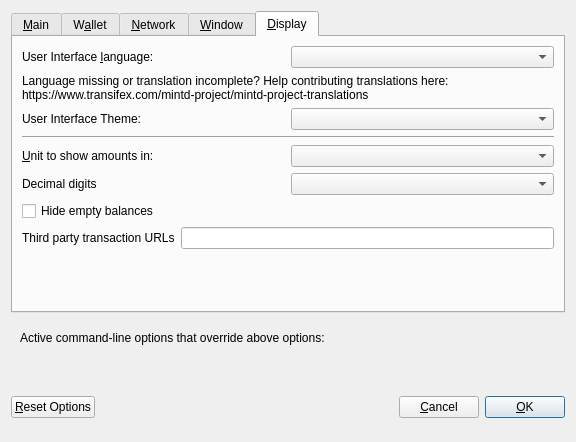
<?xml version="1.0" encoding="UTF-8"?>
<ui version="4.0">
 <class>OptionsDialog</class>
 <widget class="QDialog" name="OptionsDialog">
  <property name="geometry">
   <rect>
    <x>0</x>
    <y>0</y>
    <width>576</width>
    <height>442</height>
   </rect>
  </property>
  <property name="windowTitle">
   <string>Options</string>
  </property>
  <property name="modal">
   <bool>true</bool>
  </property>
  <layout class="QVBoxLayout" name="verticalLayout">
   <item>
    <widget class="QTabWidget" name="tabWidget">
     <property name="currentIndex">
      <number>4</number>
     </property>
     <widget class="QWidget" name="tabMain">
      <attribute name="title">
       <string>&amp;Main</string>
      </attribute>
      <layout class="QVBoxLayout" name="verticalLayout_Main">
       <item>
        <widget class="QCheckBox" name="bitcoinAtStartup">
         <property name="toolTip">
          <string>Automatically start MINTD after logging in to the system.</string>
         </property>
         <property name="text">
          <string>&amp;Start MINTD on system login</string>
         </property>
        </widget>
       </item>
       <item>
        <layout class="QHBoxLayout" name="horizontalLayout_2_Main">
         <item>
          <widget class="QLabel" name="databaseCacheLabel">
           <property name="text">
            <string>Size of &amp;database cache</string>
           </property>
           <property name="textFormat">
            <enum>Qt::PlainText</enum>
           </property>
           <property name="buddy">
            <cstring>databaseCache</cstring>
           </property>
          </widget>
         </item>
         <item>
          <widget class="QSpinBox" name="databaseCache"/>
         </item>
         <item>
          <widget class="QLabel" name="databaseCacheUnitLabel">
           <property name="text">
            <string>MB</string>
           </property>
           <property name="textFormat">
            <enum>Qt::PlainText</enum>
           </property>
          </widget>
         </item>
         <item>
          <spacer name="horizontalSpacer_2_Main">
           <property name="orientation">
            <enum>Qt::Horizontal</enum>
           </property>
           <property name="sizeHint" stdset="0">
            <size>
             <width>40</width>
             <height>20</height>
            </size>
           </property>
          </spacer>
         </item>
        </layout>
       </item>
       <item>
        <layout class="QHBoxLayout" name="horizontalLayout_3_Main">
         <item>
          <widget class="QLabel" name="threadsScriptVerifLabel">
           <property name="text">
            <string>Number of script &amp;verification threads</string>
           </property>
           <property name="textFormat">
            <enum>Qt::PlainText</enum>
           </property>
           <property name="buddy">
            <cstring>threadsScriptVerif</cstring>
           </property>
          </widget>
         </item>
         <item>
          <widget class="QSpinBox" name="threadsScriptVerif">
           <property name="toolTip">
            <string>(0 = auto, &lt;0 = leave that many cores free)</string>
           </property>
          </widget>
         </item>
         <item>
          <spacer name="horizontalSpacer_3_Main">
           <property name="orientation">
            <enum>Qt::Horizontal</enum>
           </property>
           <property name="sizeHint" stdset="0">
            <size>
             <width>40</width>
             <height>20</height>
            </size>
           </property>
          </spacer>
         </item>
        </layout>
       </item>
       <item>
        <spacer name="verticalSpacer_2">
         <property name="orientation">
          <enum>Qt::Vertical</enum>
         </property>
         <property name="sizeHint" stdset="0">
          <size>
           <width>20</width>
           <height>40</height>
          </size>
         </property>
        </spacer>
       </item>
       <item>
        <widget class="QCheckBox" name="checkBoxZeromintEnable">
         <property name="toolTip">
          <string>Enable automatic minting of MINTD units to zMINTD</string>
         </property>
         <property name="layoutDirection">
          <enum>Qt::LeftToRight</enum>
         </property>
         <property name="text">
          <string>Enable zMINTD Automint</string>
         </property>
        </widget>
       </item>
       <item>
        <layout class="QHBoxLayout" name="horizontalLayout_3">
         <item>
          <widget class="QLabel" name="percentage_label">
           <property name="toolTip">
            <string>Percentage of incoming MINTD which get automatically converted to zMINTD via Zerocoin Protocol (min: 10%)</string>
           </property>
           <property name="text">
            <string>Percentage of autominted zMINTD</string>
           </property>
          </widget>
         </item>
         <item>
          <widget class="QSpinBox" name="zeromintPercentage">
           <property name="minimum">
            <number>1</number>
           </property>
           <property name="maximum">
            <number>100</number>
           </property>
          </widget>
         </item>
        </layout>
       </item>
       <item>
        <layout class="QHBoxLayout" name="horizontalLayout" stretch="0,0">
         <property name="sizeConstraint">
          <enum>QLayout::SetFixedSize</enum>
         </property>
         <item>
          <widget class="QLabel" name="labelPreferredDenom">
           <property name="maximumSize">
            <size>
             <width>16777215</width>
             <height>16777215</height>
            </size>
           </property>
           <property name="toolTip">
            <string>Wait with automatic conversion to Zerocoin until enough MINTD for this denomination is available</string>
           </property>
           <property name="text">
            <string>Preferred Automint zMINTD Denomination</string>
           </property>
          </widget>
         </item>
         <item>
          <widget class="QComboBox" name="preferredDenom">
           <property name="maximumSize">
            <size>
             <width>16777215</width>
             <height>27</height>
            </size>
           </property>
           <property name="toolTip">
            <string>Wait with automatic conversion to Zerocoin until enough MINTD for this denomination is available</string>
           </property>
           <property name="maxVisibleItems">
            <number>9</number>
           </property>
           <property name="maxCount">
            <number>9</number>
           </property>
          </widget>
         </item>
        </layout>
       </item>
      </layout>
     </widget>
     <widget class="QWidget" name="tabWallet">
      <attribute name="title">
       <string>W&amp;allet</string>
      </attribute>
      <layout class="QVBoxLayout" name="verticalLayout_Wallet">
       <item>
        <layout class="QHBoxLayout" name="horizontalLayout_2_Wallet">
         <item>
          <widget class="QLabel" name="labelStakeSplitThresholdText">
           <property name="text">
            <string>Stake split threshold:</string>
           </property>
          </widget>
         </item>
         <item>
          <widget class="QSpinBox" name="spinBoxStakeSplitThreshold">
           <property name="minimum">
            <number>1</number>
           </property>
           <property name="maximum">
            <number>999999</number>
           </property>
          </widget>
         </item>
        </layout>
       </item>
       <item>
        <widget class="QGroupBox" name="groupBox">
         <property name="title">
          <string>Expert</string>
         </property>
         <layout class="QVBoxLayout" name="verticalLayout_2">
          <item>
           <widget class="QCheckBox" name="coinControlFeatures">
            <property name="toolTip">
             <string>Whether to show coin control features or not.</string>
            </property>
            <property name="text">
             <string>Enable coin &amp;control features</string>
            </property>
           </widget>
          </item>
          <item>
           <widget class="QCheckBox" name="showMasternodesTab">
            <property name="toolTip">
             <string>Show additional tab listing all your masternodes in first sub-tab&lt;br/&gt;and all masternodes on the network in second sub-tab.</string>
            </property>
            <property name="text">
             <string>Show Masternodes Tab</string>
            </property>
           </widget>
          </item>
          <item>
           <widget class="QCheckBox" name="spendZeroConfChange">
            <property name="toolTip">
             <string>If you disable the spending of unconfirmed change, the change from a transaction&lt;br/&gt;cannot be used until that transaction has at least one confirmation.&lt;br/&gt;This also affects how your balance is computed.</string>
            </property>
            <property name="text">
             <string>&amp;Spend unconfirmed change</string>
            </property>
           </widget>
          </item>
         </layout>
        </widget>
       </item>
       <item>
        <spacer name="verticalSpacer_Wallet">
         <property name="orientation">
          <enum>Qt::Vertical</enum>
         </property>
         <property name="sizeHint" stdset="0">
          <size>
           <width>20</width>
           <height>40</height>
          </size>
         </property>
        </spacer>
       </item>
      </layout>
     </widget>
     <widget class="QWidget" name="tabNetwork">
      <attribute name="title">
       <string>&amp;Network</string>
      </attribute>
      <layout class="QVBoxLayout" name="verticalLayout_Network">
       <item>
        <widget class="QCheckBox" name="mapPortUpnp">
         <property name="toolTip">
          <string>Automatically open the MINTD client port on the router. This only works when your router supports UPnP and it is enabled.</string>
         </property>
         <property name="text">
          <string>Map port using &amp;UPnP</string>
         </property>
        </widget>
       </item>
       <item>
        <widget class="QCheckBox" name="allowIncoming">
         <property name="toolTip">
          <string>Accept connections from outside</string>
         </property>
         <property name="text">
          <string>Allow incoming connections</string>
         </property>
        </widget>
       </item>
       <item>
        <widget class="QCheckBox" name="connectSocks">
         <property name="toolTip">
          <string>Connect to the MINTD network through a SOCKS5 proxy.</string>
         </property>
         <property name="text">
          <string>&amp;Connect through SOCKS5 proxy (default proxy):</string>
         </property>
        </widget>
       </item>
       <item>
        <layout class="QHBoxLayout" name="horizontalLayout_1_Network">
         <item>
          <widget class="QLabel" name="proxyIpLabel">
           <property name="text">
            <string>Proxy &amp;IP:</string>
           </property>
           <property name="textFormat">
            <enum>Qt::PlainText</enum>
           </property>
           <property name="buddy">
            <cstring>proxyIp</cstring>
           </property>
          </widget>
         </item>
         <item>
          <widget class="QValidatedLineEdit" name="proxyIp">
           <property name="minimumSize">
            <size>
             <width>140</width>
             <height>0</height>
            </size>
           </property>
           <property name="maximumSize">
            <size>
             <width>140</width>
             <height>16777215</height>
            </size>
           </property>
           <property name="toolTip">
            <string>IP address of the proxy (e.g. IPv4: 127.0.0.1 / IPv6: ::1)</string>
           </property>
          </widget>
         </item>
         <item>
          <widget class="QLabel" name="proxyPortLabel">
           <property name="text">
            <string>&amp;Port:</string>
           </property>
           <property name="textFormat">
            <enum>Qt::PlainText</enum>
           </property>
           <property name="buddy">
            <cstring>proxyPort</cstring>
           </property>
          </widget>
         </item>
         <item>
          <widget class="QLineEdit" name="proxyPort">
           <property name="minimumSize">
            <size>
             <width>75</width>
             <height>0</height>
            </size>
           </property>
           <property name="maximumSize">
            <size>
             <width>55</width>
             <height>16777215</height>
            </size>
           </property>
           <property name="toolTip">
            <string>Port of the proxy (e.g. 9050)</string>
           </property>
          </widget>
         </item>
         <item>
          <spacer name="horizontalSpacer_1_Network">
           <property name="orientation">
            <enum>Qt::Horizontal</enum>
           </property>
           <property name="sizeHint" stdset="0">
            <size>
             <width>40</width>
             <height>20</height>
            </size>
           </property>
          </spacer>
         </item>
        </layout>
       </item>
       <item>
        <spacer name="verticalSpacer_Network">
         <property name="orientation">
          <enum>Qt::Vertical</enum>
         </property>
         <property name="sizeHint" stdset="0">
          <size>
           <width>20</width>
           <height>40</height>
          </size>
         </property>
        </spacer>
       </item>
      </layout>
     </widget>
     <widget class="QWidget" name="tabWindow">
      <attribute name="title">
       <string>&amp;Window</string>
      </attribute>
      <layout class="QVBoxLayout" name="verticalLayout_Window">
       <item>
        <widget class="QCheckBox" name="minimizeToTray">
         <property name="toolTip">
          <string>Show only a tray icon after minimizing the window.</string>
         </property>
         <property name="text">
          <string>&amp;Minimize to the tray instead of the taskbar</string>
         </property>
        </widget>
       </item>
       <item>
        <widget class="QCheckBox" name="minimizeOnClose">
         <property name="toolTip">
          <string>Minimize instead of exit the application when the window is closed. When this option is enabled, the application will be closed only after selecting Quit in the menu.</string>
         </property>
         <property name="text">
          <string>M&amp;inimize on close</string>
         </property>
        </widget>
       </item>
       <item>
        <spacer name="verticalSpacer_Window">
         <property name="orientation">
          <enum>Qt::Vertical</enum>
         </property>
         <property name="sizeHint" stdset="0">
          <size>
           <width>20</width>
           <height>40</height>
          </size>
         </property>
        </spacer>
       </item>
      </layout>
     </widget>
     <widget class="QWidget" name="tabDisplay">
      <attribute name="title">
       <string>&amp;Display</string>
      </attribute>
      <layout class="QVBoxLayout" name="verticalLayout_Display">
       <item>
        <layout class="QHBoxLayout" name="horizontalLayout_1_Display">
         <item>
          <widget class="QLabel" name="langLabel">
           <property name="text">
            <string>User Interface &amp;language:</string>
           </property>
           <property name="textFormat">
            <enum>Qt::PlainText</enum>
           </property>
           <property name="buddy">
            <cstring>lang</cstring>
           </property>
          </widget>
         </item>
         <item>
          <widget class="QValueComboBox" name="lang">
           <property name="toolTip">
            <string>The user interface language can be set here. This setting will take effect after restarting MINTD.</string>
           </property>
          </widget>
         </item>
        </layout>
       </item>
       <item>
        <widget class="QLabel" name="label_3">
         <property name="toolTip">
          <string notr="true"/>
         </property>
         <property name="statusTip">
          <string notr="true"/>
         </property>
         <property name="whatsThis">
          <string notr="true"/>
         </property>
         <property name="accessibleName">
          <string notr="true"/>
         </property>
         <property name="text">
          <string>Language missing or translation incomplete? Help contributing translations here:
https://www.transifex.com/mintd-project/mintd-project-translations</string>
         </property>
         <property name="wordWrap">
          <bool>true</bool>
         </property>
         <property name="openExternalLinks">
          <bool>true</bool>
         </property>
         <property name="textInteractionFlags">
          <set>Qt::TextBrowserInteraction</set>
         </property>
        </widget>
       </item>
       <item>
        <layout class="QHBoxLayout" name="horizontalLayout_4_Display" stretch="0,0">
         <item>
          <widget class="QLabel" name="themeLabel">
           <property name="text">
            <string>User Interface Theme:</string>
           </property>
          </widget>
         </item>
         <item>
          <widget class="QValueComboBox" name="theme"/>
         </item>
        </layout>
       </item>
       <item>
        <widget class="Line" name="line">
         <property name="orientation">
          <enum>Qt::Horizontal</enum>
         </property>
        </widget>
       </item>
       <item>
        <layout class="QHBoxLayout" name="horizontalLayout_2_Display">
         <item>
          <widget class="QLabel" name="unitLabel">
           <property name="text">
            <string>&amp;Unit to show amounts in:</string>
           </property>
           <property name="textFormat">
            <enum>Qt::PlainText</enum>
           </property>
           <property name="buddy">
            <cstring>unit</cstring>
           </property>
          </widget>
         </item>
         <item>
          <widget class="QValueComboBox" name="unit">
           <property name="toolTip">
            <string>Choose the default subdivision unit to show in the interface and when sending coins.</string>
           </property>
          </widget>
         </item>
        </layout>
       </item>
       <item>
        <layout class="QHBoxLayout" name="horizontalLayout_5_Display">
         <item>
          <widget class="QLabel" name="digitsLabel">
           <property name="text">
            <string>Decimal digits</string>
           </property>
          </widget>
         </item>
         <item>
          <widget class="QValueComboBox" name="digits"/>
         </item>
        </layout>
       </item>
       <item>
        <widget class="QCheckBox" name="checkBoxHideZeroBalances">
         <property name="toolTip">
          <string>Hide empty balances</string>
         </property>
         <property name="layoutDirection">
          <enum>Qt::LeftToRight</enum>
         </property>
         <property name="text">
          <string>Hide empty balances</string>
         </property>
        </widget>
       </item>
       <item>
        <layout class="QHBoxLayout" name="horizontalLayout_3_Display">
         <item>
          <widget class="QLabel" name="thirdPartyTxUrlsLabel">
           <property name="toolTip">
            <string>Third party URLs (e.g. a block explorer) that appear in the transactions tab as context menu items. %s in the URL is replaced by transaction hash. Multiple URLs are separated by vertical bar |.</string>
           </property>
           <property name="text">
            <string>Third party transaction URLs</string>
           </property>
           <property name="buddy">
            <cstring>thirdPartyTxUrls</cstring>
           </property>
          </widget>
         </item>
         <item>
          <widget class="QLineEdit" name="thirdPartyTxUrls">
           <property name="toolTip">
            <string>Third party URLs (e.g. a block explorer) that appear in the transactions tab as context menu items. %s in the URL is replaced by transaction hash. Multiple URLs are separated by vertical bar |.</string>
           </property>
          </widget>
         </item>
        </layout>
       </item>
       <item>
        <spacer name="verticalSpacer">
         <property name="orientation">
          <enum>Qt::Vertical</enum>
         </property>
         <property name="sizeHint" stdset="0">
          <size>
           <width>20</width>
           <height>40</height>
          </size>
         </property>
        </spacer>
       </item>
      </layout>
     </widget>
    </widget>
   </item>
   <item>
    <widget class="QFrame" name="frame">
     <layout class="QVBoxLayout" name="verticalLayout_Bottom">
      <item>
       <layout class="QHBoxLayout" name="horizontalLayout_Bottom">
        <item>
         <widget class="QLabel" name="overriddenByCommandLineInfoLabel">
          <property name="text">
           <string>Active command-line options that override above options:</string>
          </property>
          <property name="textFormat">
           <enum>Qt::PlainText</enum>
          </property>
         </widget>
        </item>
        <item>
         <spacer name="horizontalSpacer_Bottom">
          <property name="orientation">
           <enum>Qt::Horizontal</enum>
          </property>
          <property name="sizeHint" stdset="0">
           <size>
            <width>40</width>
            <height>20</height>
           </size>
          </property>
         </spacer>
        </item>
       </layout>
      </item>
      <item>
       <widget class="QLabel" name="overriddenByCommandLineLabel">
        <property name="text">
         <string/>
        </property>
        <property name="textFormat">
         <enum>Qt::PlainText</enum>
        </property>
        <property name="wordWrap">
         <bool>true</bool>
        </property>
       </widget>
      </item>
     </layout>
    </widget>
   </item>
   <item>
    <layout class="QHBoxLayout" name="horizontalLayout_Buttons">
     <item>
      <widget class="QPushButton" name="resetButton">
       <property name="toolTip">
        <string>Reset all client options to default.</string>
       </property>
       <property name="text">
        <string>&amp;Reset Options</string>
       </property>
       <property name="autoDefault">
        <bool>false</bool>
       </property>
      </widget>
     </item>
     <item>
      <spacer name="horizontalSpacer_1">
       <property name="orientation">
        <enum>Qt::Horizontal</enum>
       </property>
       <property name="sizeHint" stdset="0">
        <size>
         <width>40</width>
         <height>48</height>
        </size>
       </property>
      </spacer>
     </item>
     <item>
      <widget class="QLabel" name="statusLabel">
       <property name="minimumSize">
        <size>
         <width>200</width>
         <height>0</height>
        </size>
       </property>
       <property name="font">
        <font>
         <weight>75</weight>
         <bold>true</bold>
        </font>
       </property>
       <property name="text">
        <string/>
       </property>
       <property name="textFormat">
        <enum>Qt::PlainText</enum>
       </property>
       <property name="wordWrap">
        <bool>true</bool>
       </property>
      </widget>
     </item>
     <item>
      <spacer name="horizontalSpacer_2">
       <property name="orientation">
        <enum>Qt::Horizontal</enum>
       </property>
       <property name="sizeHint" stdset="0">
        <size>
         <width>40</width>
         <height>48</height>
        </size>
       </property>
      </spacer>
     </item>
     <item>
      <widget class="QPushButton" name="cancelButton">
       <property name="text">
        <string>&amp;Cancel</string>
       </property>
       <property name="autoDefault">
        <bool>false</bool>
       </property>
      </widget>
     </item>
     <item>
      <widget class="QPushButton" name="okButton">
       <property name="text">
        <string>&amp;OK</string>
       </property>
       <property name="autoDefault">
        <bool>false</bool>
       </property>
       <property name="default">
        <bool>true</bool>
       </property>
      </widget>
     </item>
    </layout>
   </item>
  </layout>
 </widget>
 <customwidgets>
  <customwidget>
   <class>QValidatedLineEdit</class>
   <extends>QLineEdit</extends>
   <header>qvalidatedlineedit.h</header>
  </customwidget>
  <customwidget>
   <class>QValueComboBox</class>
   <extends>QComboBox</extends>
   <header>qvaluecombobox.h</header>
  </customwidget>
 </customwidgets>
 <resources/>
 <connections/>
</ui>
